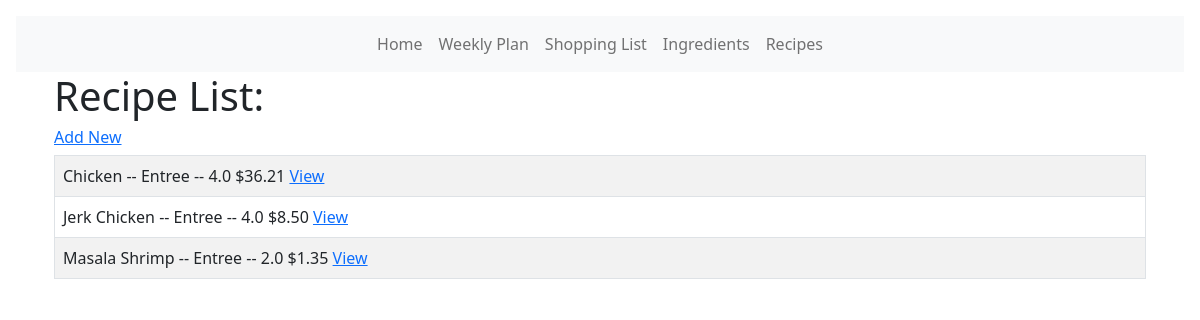
The page /recipe_list on the database its author committed.
### models.py (models this page shows, shortened)
class Recipe(db.Model):
    id = db.Column(db.Integer, primary_key=True)
    name = db.Column(db.String(100))
    course = db.Column(db.String(30))
    servings = db.Column(db.Float)
    serving_size = db.Column(db.String(30))
    def get_total_cost(self):
        x = [x.qty for x in RecipeIngredient.query.filter_by(rid=self.id).all()]
        y = [
            y.ingredient.u_price
            for y in RecipeIngredient.query.filter_by(rid=self.id).all()
        ]
        tc = []
        for num1, num2 in zip(x, y):
            tc.append(num1 * num2)
        return sum(tc)

class RecipeIngredient(db.Model):
    id = db.Column(db.Integer, primary_key=True)
    rid = db.Column(db.Integer, db.ForeignKey("recipe.id"))
    iid = db.Column(db.Integer, db.ForeignKey("ingredient.id"))
    qty = db.Column(db.Float)
    unit_suffix = db.Column(db.String(50))
    cost = db.Column(db.Float)

class Ingredient(db.Model):
    __tablename__ = "ingredient"
    id = db.Column(db.Integer, primary_key=True)
    name = db.Column(db.String(120), nullable=False)
    unit_id = db.Column(db.Integer, db.ForeignKey("unit.id"))
    icalories = db.Column(db.Float)
    protein = db.Column(db.Float)
    carbs = db.Column(db.Float)
    fat = db.Column(db.Float)
    fiber = db.Column(db.Float)
    sugar = db.Column(db.Float)
    item_unit_size = db.Column(db.Float)  # How many units of item at store
    item_price = db.Column(db.Float)  # Price for full item at store
    u_price = db.Column(db.Float)
    aisle_id = db.Column(db.Integer, db.ForeignKey("aisle.id"))
    ingredients = db.relationship("RecipeIngredient", backref="ingredient")

### main.py (the view)
@app.route("/recipe_list")
def recipe_list():
    recipe_list = Recipe.query.order_by(Recipe.name)
    return render_template("/recipes/recipe_list.html", recipe_list=recipe_list)

### templates/recipes/recipe_list.html (shortened to what this page needs)
<!DOCTYPE html>
<html lang="en">
  <head>
    <link
      href="{{ url_for('static', filename='css/select2.css') }}"
      rel="stylesheet"
    />
    {% extends 'base.html' %} {% block content %}
  </head>
  <body>
    <div class="container">
      <h1>Recipe List:</h1>
      <a href="{{url_for('add_recipe')}}"><h6>Add New</h6></a>
      <table class="table table-hover table-bordered table-striped">
        {% for recipe_table in recipe_list %}
        <tr>
          <td>{{recipe_table.name}} -- {{recipe_table.course}} -- {{recipe_table.servings}} {{'$%0.2f'|format(recipe_table.get_total_cost())}} <a href="{{url_for('recipe', id=recipe_table.id)}}">
          View</td>
        </tr>
        {% endfor %}
      </table>
    </div>
  </body>
  {% endblock %}

### rows shown on the page
Recipe: name "Chicken", course "Entree", servings "4.0"
RecipeIngredient: get_total_cost "$36.21"
Recipe: name "Jerk Chicken", course "Entree", servings "4.0"
RecipeIngredient: get_total_cost "$8.50"
Recipe: name "Masala Shrimp", course "Entree", servings "2.0"
RecipeIngredient: get_total_cost "$1.35"
